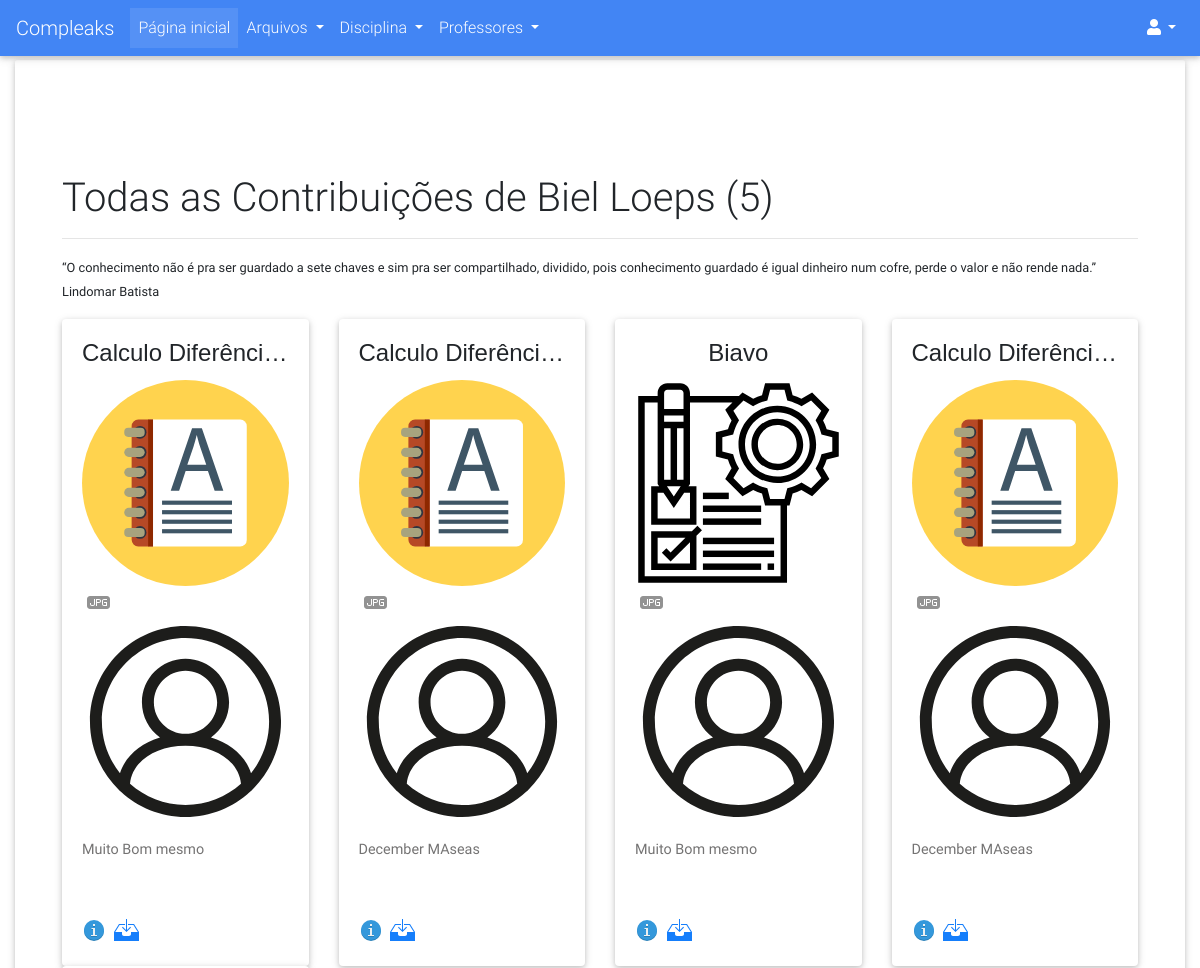
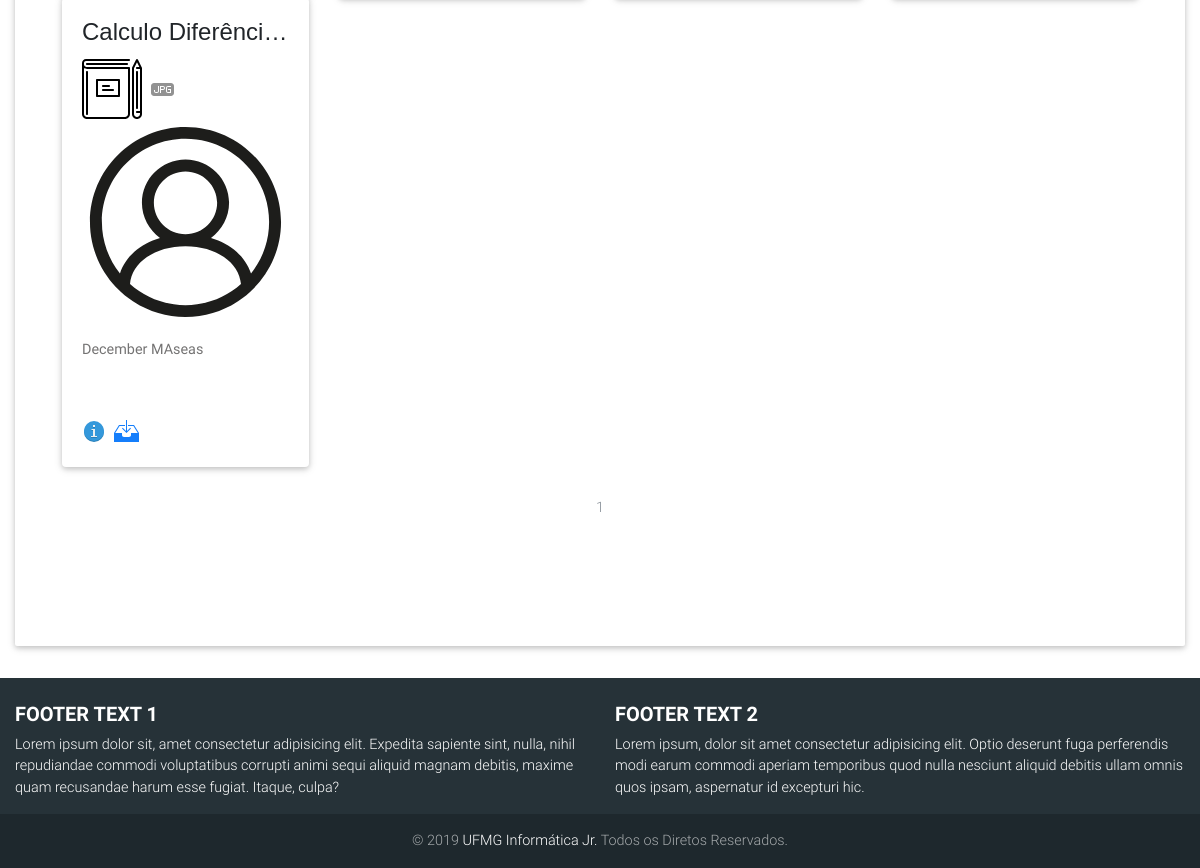
Screenshot of /usuarios/perfil/1 with the database file from the repository (2 pictures, top to bottom).
### compleaks/usuarios/models.py (models this page shows, shortened)
class Usuario(db.Model, UserMixin):
	__tablename__ = 'usuarios'
	id = db.Column(db.Integer, primary_key=True)
	username = db.Column(db.String(30), unique=True)
	hhash = db.Column(db.String)
	nome = db.Column(db.String(120))
	email = db.Column(db.String(120), unique=True)
	curso = db.Column(db.String(64))
	periodo = db.Column(db.Integer)
	is_admin = db.Column(db.Integer)
	data_criacao = db.Column(db.DateTime, default=datetime.now())
	ativado = db.Column(db.Boolean)
	data_deletado = db.Column(db.DateTime, nullable=True)
	id_deletor = db.Column(db.Integer, nullable=True)
	motivo_delete = db.Column(db.String(120), nullable=True)
	arquivos = db.relationship('Arquivo', backref='author', lazy=True)
	avaliacoes = db.relationship('Avaliacao_Arquivo', backref='avaliador', lazy=True)

### compleaks/arquivos/models.py (models this page shows, shortened)
class Arquivo(db.Model):
	__tablename__ = 'arquivos'
	id = db.Column(db.Integer, primary_key=True)
	arquivo = db.Column(db.String(120), nullable=False)
	ano = db.Column(db.Integer)
	semestre = db.Column(db.String(80))
	tipo_conteudo = db.Column(db.String(120))
	observacoes = db.Column(db.Text)
	extensao = db.Column(db.String(6))
	data_submissao = db.Column(db.DateTime, default=datetime.now)
	nota = db.Column(db.Integer, nullable=True)
	data_deletado = db.Column(db.DateTime, nullable=True)
	ativado = db.Column(db.Boolean)
	id_deletor = db.Column(db.Integer, nullable=True)
	motivo_delete = db.Column(db.String(600), nullable=True)
	professors = db.relationship(Professor)
	disciplinas = db.relationship(Disciplina)
	usuarios = db.relationship(Usuario)
	professor_id = db.Column(db.Integer, db.ForeignKey('professores.id'), nullable=True)
	disciplina_id = db.Column(db.Integer, db.ForeignKey('disciplinas.id'), nullable=False)
	usuario_id = db.Column(db.Integer, db.ForeignKey('usuarios.id'), nullable=False)
	avaliacoes = db.relationship('Avaliacao_Arquivo', backref='arquivo_avaliado', lazy=True)

### compleaks/disciplinas/models.py (models this page shows, shortened)
class Disciplina(db.Model):
	__tablename__ = 'disciplinas'
	id = db.Column(db.Integer, primary_key=True)
	nome = db.Column(db.String, unique=True)
	data_criacao = db.Column(db.DateTime, default=datetime.now())
	ativado = db.Column(db.Boolean)
	data_deletado = db.Column(db.DateTime, nullable=True)
	id_deletor = db.Column(db.Integer, nullable=True)
	id_criador = db.Column(db.Integer, nullable=True)
	motivo_delete = db.Column(db.String(120), nullable=True)
	arquivos = db.relationship('Arquivo', backref='disciplina', lazy=True)

### compleaks/usuarios/views.py (the view)
@usuarios.route('/perfil/<int:user_id>', methods= ['POST', 'GET'])
def perfil(user_id):
	form_login = LoginForm()
	user = Usuario.query.get_or_404(user_id)
	if not user.ativado and current_user.is_authenticated:
		if not user.is_admin:
			abort(404)
	quantidade = len([arquiv for arquiv in user.arquivos if arquiv.ativado])
	page = request.args.get('page', 1, type=int)
	arquivos = Arquivo.query\
					.filter(Arquivo.usuario_id\
					.contains(int(user.id)))\
					.filter_by(ativado=True)\
					.paginate(page=page, per_page=12)
	arquivos_row_1 = []
	arquivos_row_2 = []
	arquivos_row_3 = []
	contador = 0
	for arquivo in arquivos.items:
		if contador >= 4:
			break
		arquivos_row_1.append(arquivo)
		contador = contador + 1
	contador = 0
	for arquivo in arquivos.items:
		if contador >= 8:
			break
		if contador >= 4:
			arquivos_row_2.append(arquivo)
		contador = contador + 1
	contador = 0
	for arquivo in arquivos.items:
		if contador >= 12:
			break
		if contador >= 8:
			arquivos_row_3.append(arquivo)
		contador = contador + 1
	arquivos_rows = [arquivos_row_1, arquivos_row_2, arquivos_row_3]
	return render_template('usuario_contribuicao.html', user=user,
							contribuiu=quantidade, arquivos=arquivos, dist=dist,
							form_login=form_login, arquivos_rows=arquivos_rows)

### compleaks/usuarios/templates/usuarios/usuario_contribuicao.html (shortened to what this page needs)
{% extends "base.html" %}
{% block content %}
<div class="page-header">
    <h1>Todas as Contribuições de {{user.username}} ({{contribuiu}})</h1>
    <hr/>
    <p>
    <small><q>O conhecimento não é pra ser guardado a sete chaves e sim pra ser compartilhado, dividido, pois conhecimento guardado é igual dinheiro num cofre, perde o valor e não rende nada.</q><br/>
Lindomar Batista</small></p>
</div>
{% for row in arquivos_rows %}
    {% if row %}
    <div class="row">
        {% for arquivo in row %}
               <div class="col-lg-3 col-6">
                <div class="dist card">
                  <div class="card-body">
                    <h4 style="font-family: sans-serif;" class="card-title text-center text-truncate">{{arquivo.disciplina.nome}}</h4>
                    <p class="card-text">
                        <a href="{{ url_for('arquivos.buscar', filtro=3, admin='nao', pesquisa='nao', tip_arquiv=arquivo.tipo_conteudo) }}?page=1"><img class="img-responsive image marcas" data-toggle="tooltip" data-placement="button" title="{{arquivo.tipo_conteudo}}" src="{{url_for('static', filename='images/icones/conteudo/'+arquivo.tipo_conteudo+'.svg')}}" alt="{{arquivo.tipo_conteudo}}."></a>
                        <a href="#"><img src="{{url_for('static', filename='images/icones/arquivo/'+arquivo.extensao+'.svg')}}" data-toggle="tooltip" data-placement="button" title="Arquivo {{arquivo.extensao}}" class="image marcas" alt="Tipo de arquivo é {{arquivo.extensao}}"></a>
                        <a class="sumiras" href="{{url_for('usuarios.perfil', user_id=arquivo.author.id)}}"><img class="img-responsive image marcas" data-toggle="tooltip" data-placement="bottom" title="{{arquivo.author.username}}" src="{{url_for('static', filename='images/icones/padrao/user.svg')}}" alt="Username"></a>
                    </p>
                    <h5><p class="card-text text-truncate"><a data-toggle="tooltip" data-placement="top" title="{{arquivo.observacoes}}">{{arquivo.observacoes}}</a></p></h5>
                    <p>
                        <div id="atual2-{{arquivo.id}}">
                        </div>
                    </p>
                    <a href="#" data-toggle="modal" data-target="#confirm{{arquivo.id}}" class="card-link"><img class="img-responsive info" data-toggle="tooltip" data-placement="bottom" title="Mais Informações" src="{{url_for('static', filename='images/icones/padrao/info.svg')}}" alt="mais"></a>
                    <a  href="{{ url_for('static', filename='uploads/' + arquivo.arquivo + '.zip') }}"><img class="img-responsive download" data-toggle="tooltip" data-placement="top" title="Download" src="{{url_for('static', filename='images/icones/padrao/downloads.svg')}}" alt="Download"/></a>
                  </div>
                </div>
              </div>
            {% endfor %}
        </div>
    {% endif %}
{% endfor %}
<br/>
<nav style="position: static;" aria-label="Page navigation example">
    <ul class="pagination justify-content-center">
        {% for page_num in arquivos.iter_pages(left_edge=1, right_edge=1, left_current=1, right_current=2) %}
            {% if arquivos.page == page_num and page_num %}
                <li class="page-item disabled">
                    <a class="page-link" href="{{ url_for('usuarios.perfil',user_id=user.id, page=page_num) }}">{{ page_num }}</a></li>
            {% elif page_num %}
                <li class="page-item">
                    <a class="page-link" href="{{ url_for('usuarios.troca', page=page_num) }}">{{ page_num }}</a></li>
                </li>
            {% else %}
                ...
            {% endif %}
        {% endfor %}
    </ul>
</nav>
{% endblock%}

### compleaks/templates/base.html (shortened to what this page needs)
<!DOCTYPE html>
<html lang="en">
<head>
  <link rel="stylesheet" href="https://use.fontawesome.com/releases/v5.7.0/css/all.css">
  <link href="{{url_for('static',filename='css/bootstrap.min.css')}}" rel="stylesheet">
  <link href="{{url_for('static',filename='css/mdb.min.css')}}" rel="stylesheet">
  <link href="{{url_for('static',filename='css/style.css')}}" rel="stylesheet">
</head>
<body>
  <nav class="mb-1 navbar navbar-expand-lg navbar-dark primary-color lighten-1">
    <a class="navbar-brand" href="{{ url_for('principal.index') }}">Compleaks</a>
  <div class="collapse navbar-collapse" id="navbarSupportedContent-555">
    <ul class="navbar-nav mr-auto">
      <li class="nav-item active">
        <a class="nav-link" href="{{ url_for('principal.index') }}">Página inicial
        </a>
      </li>
      <li class="nav-item dropdown">
        <a class="nav-link dropdown-toggle" id="navbarDropdownMenuLink-555" data-toggle="dropdown" aria-haspopup="true"
          aria-expanded="false">Arquivos
        </a>
      </li>
      <li class="nav-item dropdown">
        <a class="nav-link dropdown-toggle" id="navbarDropdownMenuLink-555" data-toggle="dropdown" aria-haspopup="true"
          aria-expanded="false">Disciplina
        </a>
      </li>
      <li class="nav-item dropdown">
        <a class="nav-link dropdown-toggle" id="navbarDropdownMenuLink-555" data-toggle="dropdown" aria-haspopup="true"
          aria-expanded="false">Professores
        </a>
      </li>
    </ul>
    <ul class="navbar-nav ml-auto nav-flex-icons">
      {% if not current_user.is_authenticated %}
        <li class="nav-item dropdown">
          <a class="nav-link dropdown-toggle" id="navbarDropdownMenuLink-4" data-toggle="dropdown" aria-haspopup="true"
            aria-expanded="false">
            <i class="fas fa-user"></i></a>
      {% endif %}
    </ul>
  </div>
</nav>
  <div class="container-fluid">
    <div class="jumbotron" style="background-color: white;">
      <div class="container" style="margin-bottom: 50px; margin-top: 50px;">
        {% block content %}
        {% endblock %}
      </div>
    </div>
  </div>
<footer class="page-footer font-small special-color-dark teal pt-4">
    <div class="container-fluid text-center text-md-left">
      <div class="row">
        <div class="col-md-6 mt-md-0 mt-3">
          <h5 class="text-uppercase font-weight-bold">Footer text 1</h5>
          <p>Lorem ipsum dolor sit, amet consectetur adipisicing elit. Expedita sapiente sint, nulla, nihil repudiandae commodi voluptatibus corrupti animi sequi aliquid magnam debitis, maxime quam recusandae harum esse fugiat. Itaque, culpa?</p>
        </div>
        <div class="col-md-6 mb-md-0 mb-3">
          <h5 class="text-uppercase font-weight-bold">Footer text 2</h5>
          <p>Lorem ipsum, dolor sit amet consectetur adipisicing elit. Optio deserunt fuga perferendis modi earum commodi aperiam temporibus quod nulla nesciunt aliquid debitis ullam omnis quos ipsam, aspernatur id excepturi hic.</p>
        </div>
      </div>
    </div>
    <div class="footer-copyright text-center py-3">© 2019
      <a href="http://ijunior.com.br"> UFMG Informática Jr.</a> Todos os Diretos Reservados.
    </div>
  </footer>
</body>
</html>

### rows the page displays
Usuario: username "Biel Loeps"
Arquivo: disciplina.nome "Calculo Diferênci…", tipo_conteudo (picture), observacoes "Muito Bom mesmo"
Arquivo: disciplina.nome "Calculo Diferênci…", tipo_conteudo (picture), observacoes "December MAseas"
Arquivo: disciplina.nome "Biavo", tipo_conteudo (picture), observacoes "Muito Bom mesmo"
Arquivo: disciplina.nome "Calculo Diferênci…", tipo_conteudo (picture), observacoes "December MAseas"
Arquivo: disciplina.nome "Calculo Diferênci…", tipo_conteudo (picture), observacoes "December MAseas"

### other values shown
{{ contribuiu }} "5"
{{ page_num }} "1"
